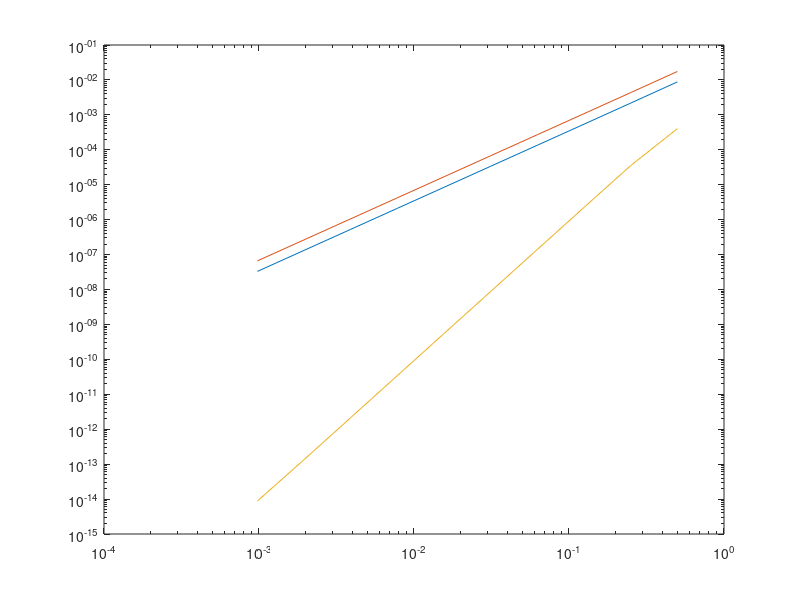

Write the MATLAB code that produced this figure.
function main_integration_error()

format long
h_values = zeros(1,10);
midpoint_errors = zeros(1, 10);
trap_errors = zeros(1, 10);
simp_errors = zeros (1, 10);

for i = 1:10
    midpoint_errors(i) = abs(midpoint(i) - erf(1));
    trap_errors(i) = abs(trapezoid(i) - erf(1));
    simp_errors(i) = abs(simpson(i) - erf(1));
    h_values(i) = 1/(2^(i));
end

loglog(h_values, midpoint_errors, h_values, trap_errors, ...
    h_values,simp_errors )

temp_matrix = ones(1, 10);

a = horzcat(temp_matrix', log(h_values)');
b_midpoint = log(midpoint_errors)';
temp_m = a\b_midpoint;
c_m = exp(temp_m(1));
k_m = temp_m(2);

fprintf( "Midpoint Method %.2e*h^%.2f\n" , c_m, k_m);
b_trap = log(trap_errors)';
temp_t = a\b_trap;
c_t = exp(temp_t(1));
k_t = temp_t(2);
fprintf( "Trapezoid Method %.2e*h^%.2f\n" , c_t, k_t);

b_simp = log(simp_errors)';
temp_s = a\b_simp;
c_s = exp(temp_s(1));
k_s = temp_s(2);
fprintf( "Simpson's Method %.2e*h^%.2f\n" , c_s, k_s);

function c = midpoint(i)
h = 1/(2^(i));
n = (1 - 0)/h;
sum = 0;
    for j = 1:n
        sum = sum + uwu((j - (1/2))*h);
    end
c = sum*h;
end
function c = trapezoid(i)
h = 1/(2^(i));
n = (1 - 0)/h;
t_values = zeros(1, n+1);
    for i = 0:n
        t = 0 + i*h;
        t_values(i+1) = t;
    end 
sum = 0;
    for i = 2:n
        sum = sum + uwu(t_values(i));
    end

c = h/2 * (uwu(0) + uwu(1)) + h*sum;
end
function c = simpson(i)
h = 1/(2^(i));
n = (1 - 0)/h;
t_values = zeros(1, n+1);
    for i = 0:n
        t = 0 + i*h;
        t_values(i+1) = t;
    end 
sum_even = 0;
    for i = 1:((n/2) - 1)
        c_even = t_values(2*i + 1);
        sum_even = sum_even + uwu(c_even);
    end
sum_odd = 0;
    for i = 1:(n/2)
        c_odd = t_values(2*i);
        sum_odd = sum_odd + uwu(c_odd);
    end
c = (h/3) * (uwu(0) + 2*sum_even + 4*sum_odd + uwu(1));
end
function c = uwu(x)
c = (2/(sqrt(pi)))*exp(-x^(2));
end
end